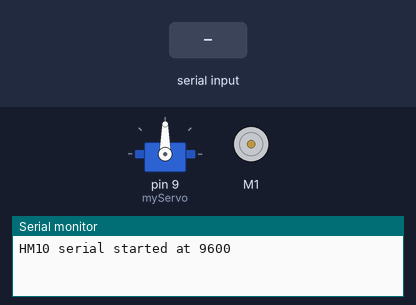
A sketch run on a simulated Arduino Uno, built with avr-gcc and run on an emulated ATmega328P. Shown: servo, DC motor (green arrow = forward, orange = backward, longer = faster), the last lines printed to the serial monitor. The test bench sets the inputs (shaded band).

Above: at 1.2 s.
1.3 s: "90,45\n" received over the second serial link
3.5 s: "s90\n" received over the second serial link
At 4.7 s:
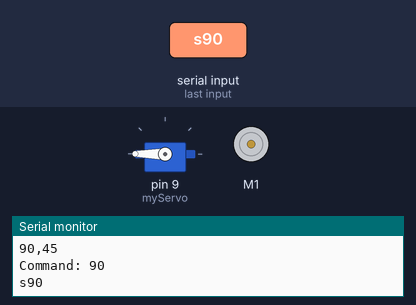
5.5 s: "m90\n" received over the second serial link
At 6.3 s:
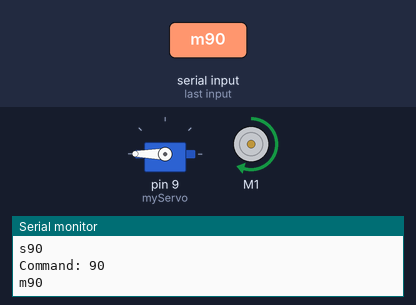
Timing chart, 0 to 8.5 s (numbered marks = the images above; inputs shaded):
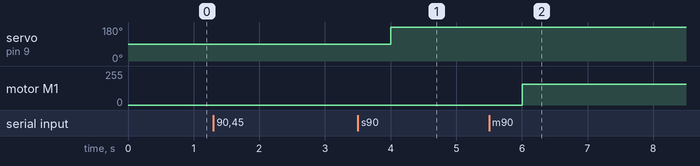

Measured:
- after the input at 3.5 s, servo on pin 9 (myServo): 90° → 180° after 0.50 s
- after the input at 5.5 s, motor M1: stopped → forward 156/255 after 0.50 s

The sketch:

legoCar.ino
```cpp
#include <SoftwareSerial.h>
#include <Adafruit_MotorShield.h>
#include <Wire.h>
#include <Servo.h>

SoftwareSerial HM10(0, 1); // RX = 0, TX = 1

char inChar;
String inData = "";

// Create the motor shield object with the default I2C address
Adafruit_MotorShield AFMS = Adafruit_MotorShield();
// Or, create it with a different I2C address (say for stacking)
// Adafruit_MotorShield AFMS = Adafruit_MotorShield(0x61);

// Select which 'port' M1, M2, M3 or M4. In this case, M1
Adafruit_DCMotor *myMotor = AFMS.getMotor(1);
// You can also make another motor on port M2
//Adafruit_DCMotor *myOtherMotor = AFMS.getMotor(2);

Servo myServo;
const int SERVO_MIDDLE = 90;
const int SERVO_RIGHT = 10;
const int SERVO_LEFT = 170;

const int MOTOR_FORWARD_SPEED = 70;

const int SERVO_STEPS_COUNT = 3;

const int SERVO_STEP = (SERVO_LEFT - SERVO_MIDDLE) / SERVO_STEPS_COUNT;

void setup()
{
  myServo.attach(9);
  myServo.write(90);  // set servo to mid-point

  Serial.begin(9600);
  Serial.println("HM10 serial started at 9600");

  HM10.begin(9600); // set HM10 serial at 9600 baud rate

  AFMS.begin();  // create with the default frequency 1.6KHz
  myMotor->setSpeed(150);
  myMotor->run(FORWARD);
  // turn on motor
  myMotor->run(RELEASE);

  inData = "";
}

void loop()
{
  // listen the HM10 port
  HM10.listen();

  // if HM10 sends something then read
  while (HM10.available() > 0)
  {
    inChar = HM10.read();

    if (inChar == 's')
    {
      executeServoCommand(inData);
      inData = "";
    }
    else if (inChar == 'm')
    {
      executeMotorCommand(inData);
      inData = "";
    }
    else
    {
      inData += (char)inChar;
    }

    Serial.write(inChar);
  }

  if (Serial.available())
  {
    // Send serial data to HM10
    delay(10);
    HM10.write(Serial.read());
  }

  delay(2000);
}

void executeServoCommand(String command)
{
  int value = command.toInt();

  Serial.print("Command: ");
  Serial.println(value);

  myServo.write(SERVO_MIDDLE + SERVO_STEP * value);
}

void executeMotorCommand(String command)
{
  int value = command.toInt();

  Serial.print("Command: ");
  Serial.println(value);

  myMotor->run(FORWARD);
  myMotor->setSpeed(MOTOR_FORWARD_SPEED * value);

}
```
